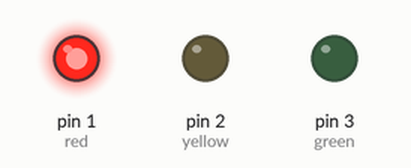
Bench run of a sketch on a simulated Arduino Uno, built with avr-gcc and run on an emulated ATmega328P. Shown: output pins drawn as LEDs (lit = HIGH).

Above: at 0.5 s.
At 1.5 s:
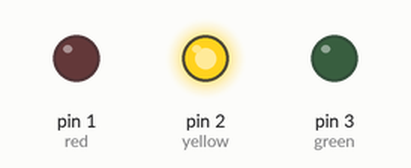
At 5.5 s:
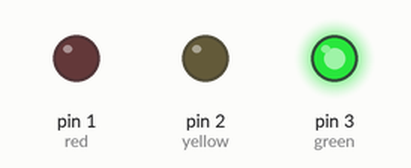
Timing chart, 0 to 6.9 s (numbered marks = the images above):
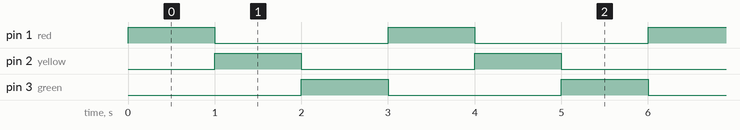

The sketch:

traffic_signal.ino
```cpp
 int red = 1;
 int yellow = 2;
 int green = 3;

void setup()
{
  pinMode(red,OUTPUT);
  pinMode(yellow,OUTPUT);
  pinMode(green,OUTPUT);
}

void loop()
{
  digitalWrite(red,HIGH);
  digitalWrite(yellow,LOW);
  digitalWrite(green,LOW);
  delay(1000);

  digitalWrite(red,LOW);
  digitalWrite(yellow,HIGH);
  digitalWrite(green,LOW);
  delay(1000);

  digitalWrite(red,LOW);
  digitalWrite(yellow,LOW);
  digitalWrite(green,HIGH);
  delay(1000);

}
```

Measured:
- by itself, pin 1 (red), pin 2 (yellow), pin 3 (green): alternates HIGH for 1.0 s and LOW for 2.0 s
- by itself, everything shown: repeats every 3.0 s, in 3 steps
